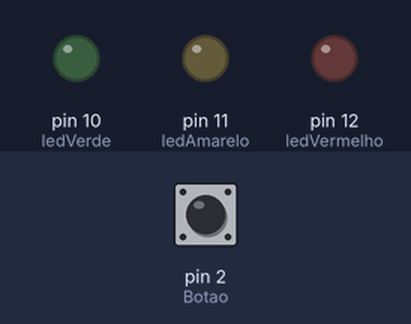
This sketch was run on a simulated Arduino Uno, built with avr-gcc and run on an emulated ATmega328P. Parts: output pins drawn as LEDs (lit = HIGH). The inputs (shaded band) are chosen by the test bench; at power-on: pin 2 (Botao) LOW.

Above: at 1.2 s.
1.3 s: pin 2 (Botao) pulled HIGH for 0.25 s
At 2.2 s:
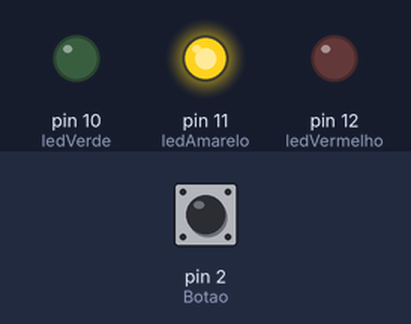
3.0 s: pin 2 (Botao) pulled HIGH for 1 s
At 4.8 s:
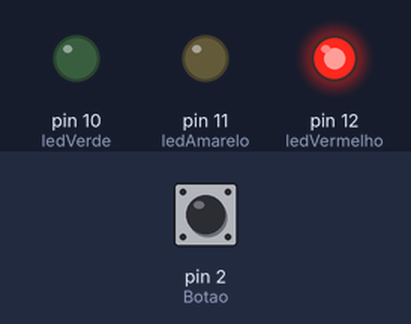
5.5 s: pin 2 (Botao) pulled HIGH for 0.25 s
At 6.8 s:
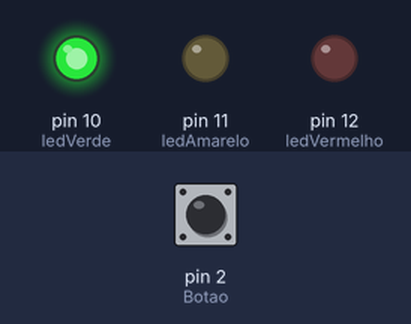
7.2 s: pin 2 (Botao) pulled HIGH for 3.2 s
At 10.9 s:
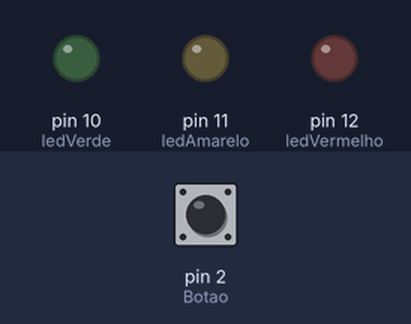
Timing chart, 0 to 12.4 s (numbered marks = the images above; inputs shaded):
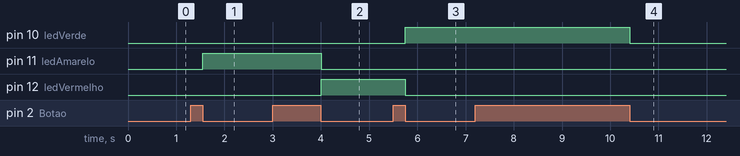

The sketch:

sketch_oct20e.ino
```cpp
const int ledVerde = 10;
const int ledAmarelo = 11;
const int ledVermelho = 12;
const int Botao = 2;
int soma = 0;
int estadoBotao = 0;
int old = 0;
void setup() {
  //
  pinMode(ledVerde,OUTPUT);
  pinMode(ledAmarelo, OUTPUT);
  pinMode(ledVermelho, OUTPUT);
  pinMode(Botao, INPUT);
}

void loop() {
  // put your main code here, to run repeatedly:
 //delay(1000);
 estadoBotao = digitalRead(Botao);

 if(estadoBotao == 1) {

    delay(10);
    estadoBotao = digitalRead(Botao);
      if(estadoBotao==0)
      {
        soma = old + 1;
      }
 }else
 {
  delay(200);
 }

  switch (soma)
  {
    case 1:
      digitalWrite(ledAmarelo, HIGH);
      digitalWrite(ledVermelho,LOW);
      digitalWrite(ledVerde, LOW);
      old = soma;
      break;
    case 2:
      digitalWrite(ledAmarelo, LOW);
      digitalWrite(ledVermelho,HIGH);
      digitalWrite(ledVerde, LOW);
      old = soma;
      //delay(1000);
      break;
    case 3:

      digitalWrite(ledAmarelo, LOW);
      digitalWrite(ledVermelho,LOW);
      digitalWrite(ledVerde, HIGH );
      old = soma;
      //delay(1000);
      break;
    default:

      digitalWrite(ledAmarelo, LOW);
      digitalWrite(ledVermelho,LOW);
      digitalWrite(ledVerde, LOW );
      old =0;
      break;
  }
}
```

Measured:
- after the input at 1.3 s, pin 11 (ledAmarelo): LOW → HIGH after 0.25 s
- after the input at 3.0 s, pin 11 (ledAmarelo): HIGH → LOW after 1.0 s; pin 12 (ledVermelho): LOW → HIGH after 1.0 s
- after the input at 5.5 s, pin 10 (ledVerde): LOW → HIGH after 0.25 s; pin 12 (ledVermelho): HIGH → LOW after 0.25 s
- after the input at 7.2 s, pin 10 (ledVerde): HIGH → LOW after 3.2 s
